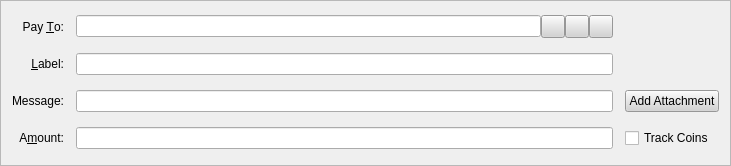
<?xml version="1.0" encoding="UTF-8"?>
<ui version="4.0">
 <class>SendCoinsEntry</class>
 <widget class="QFrame" name="SendCoinsEntry">
  <property name="geometry">
   <rect>
    <x>0</x>
    <y>0</y>
    <width>731</width>
    <height>166</height>
   </rect>
  </property>
  <property name="windowTitle">
   <string>Form</string>
  </property>
  <property name="styleSheet">
   <string notr="true">QWidget{color:rgb(0,0,0);}
QPushButton{background-color: lightgray;}
QToolButton{background-color: lightgray;}</string>
  </property>
  <property name="frameShape">
   <enum>QFrame::StyledPanel</enum>
  </property>
  <property name="frameShadow">
   <enum>QFrame::Sunken</enum>
  </property>
  <layout class="QGridLayout" name="gridLayout">
   <property name="spacing">
    <number>12</number>
   </property>
   <item row="6" column="1">
    <widget class="BitcoinAmountField" name="payAmount"/>
   </item>
   <item row="4" column="0">
    <widget class="QLabel" name="label_4">
     <property name="text">
      <string>&amp;Label:</string>
     </property>
     <property name="alignment">
      <set>Qt::AlignRight|Qt::AlignTrailing|Qt::AlignVCenter</set>
     </property>
     <property name="buddy">
      <cstring>addAsLabel</cstring>
     </property>
    </widget>
   </item>
   <item row="4" column="1">
    <layout class="QHBoxLayout" name="horizontalLayout_2">
     <property name="spacing">
      <number>0</number>
     </property>
     <item>
      <widget class="QValidatedLineEdit" name="addAsLabel">
       <property name="enabled">
        <bool>true</bool>
       </property>
       <property name="toolTip">
        <string>Enter a label for this address to add it to your address book</string>
       </property>
      </widget>
     </item>
    </layout>
   </item>
   <item row="3" column="0">
    <widget class="QLabel" name="label_2">
     <property name="text">
      <string>Pay &amp;To:</string>
     </property>
     <property name="alignment">
      <set>Qt::AlignRight|Qt::AlignTrailing|Qt::AlignVCenter</set>
     </property>
     <property name="buddy">
      <cstring>payTo</cstring>
     </property>
    </widget>
   </item>
   <item row="3" column="1">
    <layout class="QHBoxLayout" name="payToLayout">
     <property name="spacing">
      <number>0</number>
     </property>
     <item>
      <widget class="QValidatedLineEdit" name="payTo">
       <property name="toolTip">
        <string>The address to send the payment to  (e.g. Sjz75uKHzUQJnSdzvpiigEGxseKkDhQToX)</string>
       </property>
       <property name="maxLength">
        <number>34</number>
       </property>
      </widget>
     </item>
     <item>
      <widget class="QToolButton" name="addressBookButton">
       <property name="toolTip">
        <string>Choose address from address book</string>
       </property>
       <property name="text">
        <string/>
       </property>
       <property name="icon">
        <iconset resource="../bitcoin.qrc">
         <normaloff>:/icons/address-book</normaloff>:/icons/address-book</iconset>
       </property>
       <property name="shortcut">
        <string>Alt+A</string>
       </property>
      </widget>
     </item>
     <item>
      <widget class="QToolButton" name="pasteButton">
       <property name="toolTip">
        <string>Paste address from clipboard</string>
       </property>
       <property name="text">
        <string/>
       </property>
       <property name="icon">
        <iconset resource="../bitcoin.qrc">
         <normaloff>:/icons/editpaste</normaloff>:/icons/editpaste</iconset>
       </property>
       <property name="shortcut">
        <string>Alt+P</string>
       </property>
      </widget>
     </item>
     <item>
      <widget class="QToolButton" name="deleteButton">
       <property name="toolTip">
        <string>Remove this recipient</string>
       </property>
       <property name="text">
        <string/>
       </property>
       <property name="icon">
        <iconset resource="../bitcoin.qrc">
         <normaloff>:/icons/remove</normaloff>:/icons/remove</iconset>
       </property>
      </widget>
     </item>
    </layout>
   </item>
   <item row="5" column="0">
    <widget class="QLabel" name="lbl14">
     <property name="text">
      <string>Message:</string>
     </property>
     <property name="alignment">
      <set>Qt::AlignRight|Qt::AlignTrailing|Qt::AlignVCenter</set>
     </property>
     <property name="buddy">
      <cstring>Send Custom Message to Gridcoin Recipient</cstring>
     </property>
    </widget>
   </item>
   <item row="5" column="1">
    <layout class="QHBoxLayout" name="horizontalLayout_7">
     <property name="spacing">
      <number>0</number>
     </property>
     <item>
      <widget class="QValidatedLineEdit" name="txtMessage">
       <property name="enabled">
        <bool>true</bool>
       </property>
       <property name="toolTip">
        <string>Send Custom Message to a Gridcoin Recipient</string>
       </property>
      </widget>
     </item>
    </layout>
   </item>
   <item row="6" column="0">
    <widget class="QLabel" name="label">
     <property name="text">
      <string>A&amp;mount:</string>
     </property>
     <property name="alignment">
      <set>Qt::AlignRight|Qt::AlignTrailing|Qt::AlignVCenter</set>
     </property>
     <property name="buddy">
      <cstring>payAmount</cstring>
     </property>
    </widget>
   </item>
   <item row="6" column="2">
    <widget class="QCheckBox" name="cbTrack">
     <property name="text">
      <string>Track Coins</string>
     </property>
    </widget>
   </item>
   <item row="5" column="2">
    <widget class="QPushButton" name="btnAddAttachment">
     <property name="text">
      <string>Add Attachment</string>
     </property>
    </widget>
   </item>
  </layout>
 </widget>
 <customwidgets>
  <customwidget>
   <class>QValidatedLineEdit</class>
   <extends>QLineEdit</extends>
   <header>qvalidatedlineedit.h</header>
  </customwidget>
  <customwidget>
   <class>BitcoinAmountField</class>
   <extends>QLineEdit</extends>
   <header>bitcoinamountfield.h</header>
   <container>1</container>
  </customwidget>
 </customwidgets>
 <resources>
  <include location="../bitcoin.qrc"/>
 </resources>
 <connections/>
</ui>
